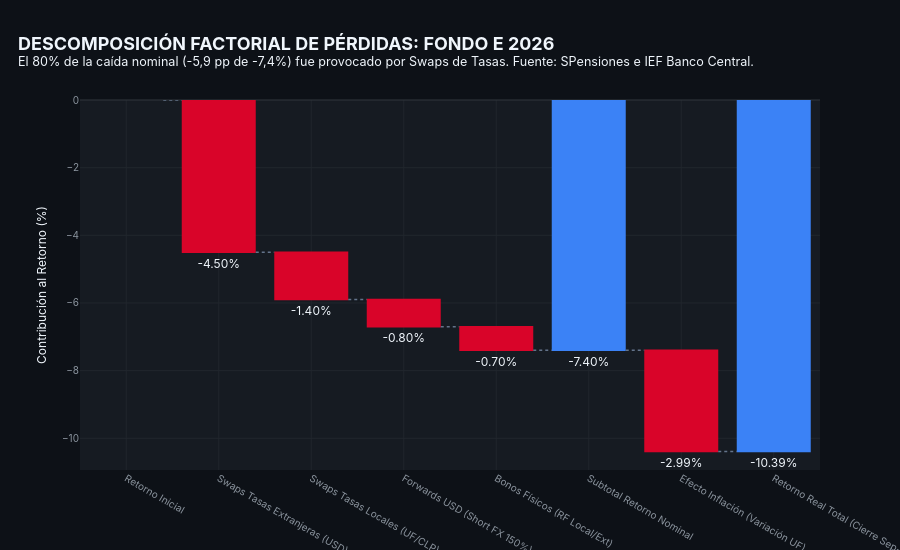

Notebook code for this chart:
### Markdown cell above
## 3. Visualización Oficial (Producto 2): Waterfall de Atribución Factorial
Construimos el gráfico en cascada (*Waterfall Chart*) de alta precisión que ilustra visualmente el colapso del Fondo E tramo por tramo.

### Code cell
wf_data = get_waterfall_chart_data()

fig_wf = go.Figure(go.Waterfall(
    name="Atribución",
    orientation="v",
    measure=wf_data["measure"],
    x=wf_data["categories"],
    textposition="outside",
    text=[f"{v:+.2f}%" if m == "relative" else f"{v:.2f}%" for v, m in zip(wf_data["values"], wf_data["measure"])],
    y=wf_data["values"],
    connector={"line": {"color": "#64748B", "width": 1.5, "dash": "dot"}},
    decreasing={"marker": {"color": PALETTE["swaps_loss"]}},
    increasing={"marker": {"color": "#2EC4B6"}},
    totals={"marker": {"color": "#3B82F6"}},
))

fig_wf.update_layout(
    title="<b>DESCOMPOSICIÓN FACTORIAL DE PÉRDIDAS: FONDO E 2026</b><br><sup>El 80% de la caída nominal (-5,9 pp de -7,4%) fue provocado por Swaps de Tasas. Fuente: SPensiones e IEF Banco Central.</sup>",
    template="fondo_e_dark",
    yaxis_title="Contribución al Retorno (%)",
    height=550,
    showlegend=False,
)

fig_wf.show()

### Figure 1 — Plotly figure (JSON) as saved in the notebook; plotly's stock layout.template omitted (floating-point values rounded to 4 significant figures)
{"data": [{"connector": {"line": {"color": "#64748B", "dash": "dot", "width": 1.5}}, "decreasing": {"marker": {"color": "#D90429"}}, "increasing": {"marker": {"color": "#2EC4B6"}}, "measure": ["absolute", "relative", "relative", "relative", "relative", "total", "relative", "total"], "name": "Atribución", "orientation": "v", "text": ["0.00%", "-4.50%", "-1.40%", "-0.80%", "-0.70%", "-7.40%", "-2.99%", "-10.39%"], "textposition": "outside", "totals": {"marker": {"color": "#3B82F6"}}, "type": "waterfall", "x": ["Retorno Inicial", "Swaps Tasas Extranjeras (USD)", "Swaps Tasas Locales (UF/CLP)", "Forwards USD (Short FX 150%)", "Bonos Físicos (RF Local/Ext)", "Subtotal Retorno Nominal", "Efecto Inflación (Variación UF)", "Retorno Real Total (Cierre Sep-26)"], "y": [0.0, -4.5, -1.4, -0.8, -0.7, -7.4, -2.99, -10.39]}], "layout": {"height": 550, "showlegend": false, "title": {"text": "<b>DESCOMPOSICIÓN FACTORIAL DE PÉRDIDAS: FONDO E 2026</b><br><sup>El 80% de la caída nominal (-5,9 pp de -7,4%) fue provocado por Swaps de Tasas. Fuente: SPensiones e IEF Banco Central.</sup>"}, "yaxis": {"title": {"text": "Contribución al Retorno (%)"}}}}
